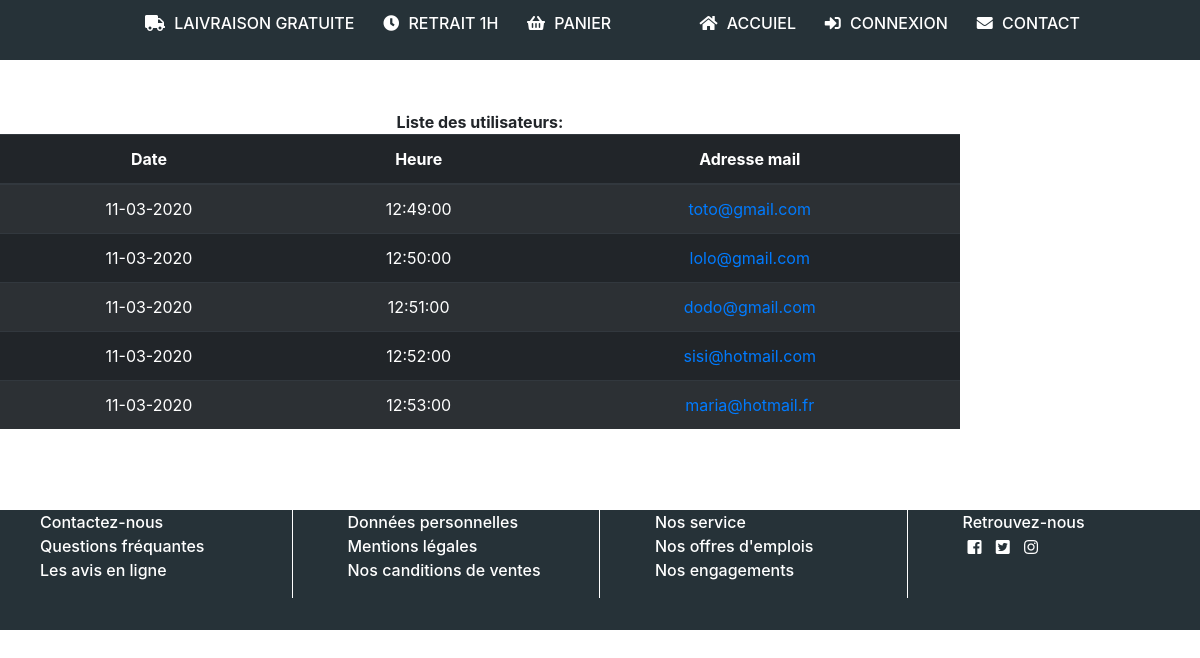
The app's page /pageadmin.php with its own data.
### tables this page shows
CREATE TABLE IF NOT EXISTS `contact` (
  `id` int(11) NOT NULL AUTO_INCREMENT,
  `nom` varchar(255) NOT NULL,
  `prenom` varchar(255) NOT NULL,
  `email` varchar(255) NOT NULL,
  `message` text NOT NULL,
  `rgpd` varchar(25) NOT NULL,
  `date` varchar(255) NOT NULL,
  `heure` time NOT NULL,
  `ip` varchar(255) NOT NULL,
  PRIMARY KEY (`id`)
);

### pageadmin.php (the view, shortened to what this page needs)
<?php
include 'connect_bdd.php';
include 'header.php';
$liste = $pdo->prepare('select * from contact ORDER BY date DESC');
$liste->execute();
$exist = $liste->rowCount();
if($exist > 0){
    $rows =  $liste->fetchAll(PDO::FETCH_ASSOC);
}else{
    $rows='';
    $message='Aucun utilisateur n\'est disponible dans la base!';
}
?>
<?php if($rows != ""){
?>
<div class="tab_liste">
    <span class="titre_liste"><b>Liste des utilisateurs: </b></span>
    <table class="table table-striped table-dark">
        <thead>
            <tr>
                <th scope="col">Date</th>
                <th scope="col">Heure</th>
                <th scope="col">Adresse mail</th>
            </tr>
        </thead>
        <tbody>
            <?php
    foreach($rows as $row):
            ?>
            <tr class="st" scope="row">
                <td> <?php echo $row['date']; ?></td>
                <td> <?php echo $row['heure']; ?></td>
                <td><a href="detailclient.php?id=<?php echo $row['id']; ?>"><?php echo $row['email']; ?></a></td>
            </tr>
            <?php endforeach;  ?>
        </tbody>
    </table>
</div>
<?php
}
else{
?>
<div class="liste_vide">
    <div class="alert alert-danger"><?php echo $message; ?></div>
</div>
<?php }?>
<?php
include 'footer.php';
?>

### header.php (shortened to what this page needs)
<!DOCTYPE html>
<html lang="">
    <head>
        <link rel="stylesheet" href="https://stackpath.bootstrapcdn.com/bootstrap/4.1.3/css/bootstrap.min.css">
        <link rel="stylesheet" href="https://use.fontawesome.com/releases/v5.3.1/css/all.css">
        <link rel="stylesheet" href="css/app.css">
    </head>
    <body>
        <div class="header">
            <div class="header_nav">
                <div class="header_nav_menu1">
                    <a href="#" class="header_nav_menu1_lien"><i class="fas fa-truck"></i> Laivraison gratuite</a>
                    <a href="#" class="header_nav_menu1_lien"><i class="fas fa-clock"></i> Retrait 1h</a>
                    <a href="#" class="header_nav_menu1_lien"><i class="fas fa-shopping-basket"></i> Panier</a>
                </div>
                <div class="header_nav_menu2">
                    <a href="index.php" class="header_nav_menu2_lien"><i class="fas fa-home"></i> Accuiel</a>
                     <?php
                    if(isset($_SESSION['id'])){ ?>
                    <a href="deconnexion.php" class="header_nav_menu2_lien"><i class="fas fa-sign-out-alt"></i> Déconnexion</a>
                     <?php
                    }else{ ?>
                    <a href="connexion.php" class="header_nav_menu2_lien"><i class="fas fa-sign-in-alt"></i> Connexion</a>
                      <?php }
                     if(isset($_SESSION['id'])){ ?>
                     <a href="#" class="header_nav_menu2_lien"><i class="fas fa-user-circle"></i> <?php echo $_SESSION['login'];?></a>
                       <?php
                    }else{ ?>
                    <a href="contact.php" class="header_nav_menu2_lien"><i class="fas fa-envelope"></i> Contact</a>
                    <?php }
                    ?>
                </div>
            </div>
        </div>
    </body>
</html>

### footer.php (shortened to what this page needs)
<!DOCTYPE html>
<html lang="">
    <head>
        <link rel="stylesheet" href="https://stackpath.bootstrapcdn.com/bootstrap/4.1.3/css/bootstrap.min.css">
        <link rel="stylesheet" href="https://use.fontawesome.com/releases/v5.3.1/css/all.css">
        <link rel="stylesheet" href="css/app.css">
    </head>
    <body>
    <div class="footer">
        <div class="row">
            <section class="col-xs-12 col-md-3 col-lg-3">
                <ul>
                    <li><a href="">Contactez-nous</a></li>
                    <li><a href="">Questions fréquantes</a></li>
                    <li><a href="">Les avis en ligne</a></li>
                </ul>
            </section>
            <section class="col-xs-12 col-md-3 col-lg-3">
                <ul>
                    <li><a href="">Données personnelles</a></li>
                    <li><a href="">Mentions légales</a></li>
                    <li><a href="">Nos canditions de ventes</a></li>
                </ul>
            </section>
            <section class="col-xs-12 col-md-3 col-lg-3">
                <ul>
                    <li><a href="">Nos service</a></li>
                    <li><a href="">Nos offres d'emplois</a></li>
                    <li><a href="">Nos engagements</a></li>
                </ul>
            </section>
             <section class="col-xs-12 col-md-3 col-lg-3">
                <ul>
                    <li>Retrouvez-nous</li>
                    <li><a href="https://fr-fr.facebook.com/"><i class="fab fa-facebook-square"></i> </a> <a href="https://twitter.com/login?lang=fr"><i class="fab fa-twitter-square"></i> </a>
                    <a href="https://www.instagram.com/?hl=fr"><i class="fab fa-instagram"></i> </a></li>
                </ul>
            </section>
        </div>
</div>
    </body>
</html>

### css/app.css (style rules this page uses)
html, body { margin: 0; padding: 0; overflow-x: hidden; }
.header { width: 100%; height: 60px; background: #263238; }
.header_nav { width: 80%; margin: auto; display: flex; flex-direction: row; justify-content: space-between; align-items: center; }
.header_nav_menu1, .header_nav_menu2 { align-items: center; padding-top: 10px; text-transform: uppercase; font-weight: bold; color: white; }
.header_nav_menu1_lien { text-transform: uppercase; margin-left: 20px; font-weight: 500; margin-right: auto; color: white; }
.header_nav_menu2_lien { text-transform: uppercase; margin-left: 20px; font-weight: 500; margin-right: auto; color: white; }
.header_nav_menu1_lien i, .header_nav_menu2_lien i { margin: 5px; }
.footer { min-height: 120px; background: #263238; }
section { border-right: 1px solid white; }
ul { list-style-type: none; }
ul li a { color: white; }
ul li { color: white; font-weight: 500; }
ul li a i { margin: 5px; }
.titre_liste { margin-top: 60px; padding-bottom: 30px; }
.tab_liste { margin-top: 50px; width: 80%; text-align: center; min-height: 400px; }

### records on screen
contact: date "11-03-2020", heure "12:49:00", email "toto@gmail.com"
contact: date "11-03-2020", heure "12:50:00", email "lolo@gmail.com"
contact: date "11-03-2020", heure "12:51:00", email "dodo@gmail.com"
contact: date "11-03-2020", heure "12:52:00", email "sisi@hotmail.com"
contact: date "11-03-2020", heure "12:53:00", email "maria@hotmail.fr"
